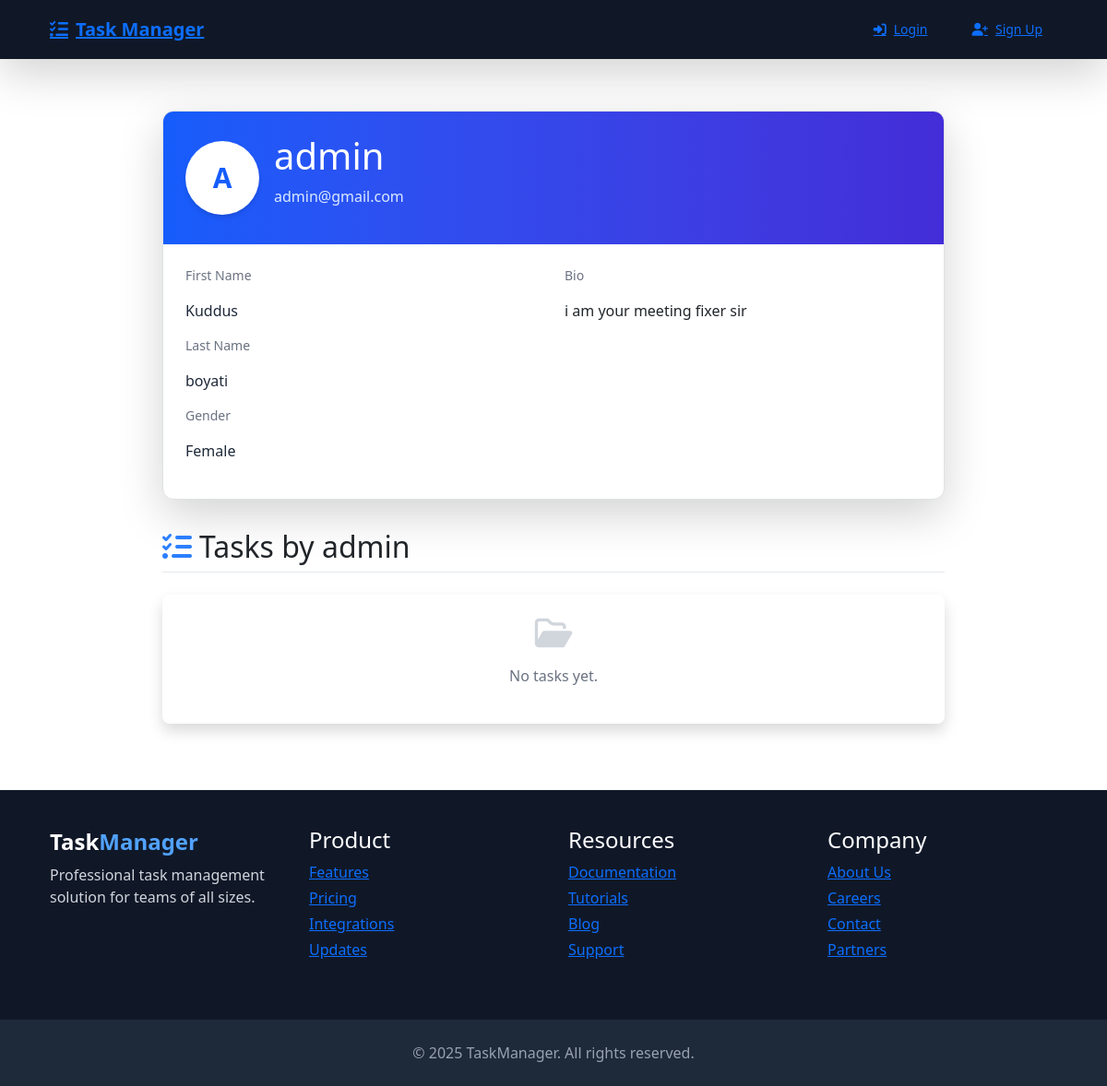
/accounts/profile/admin/, run on an earlier commit of the app's database.
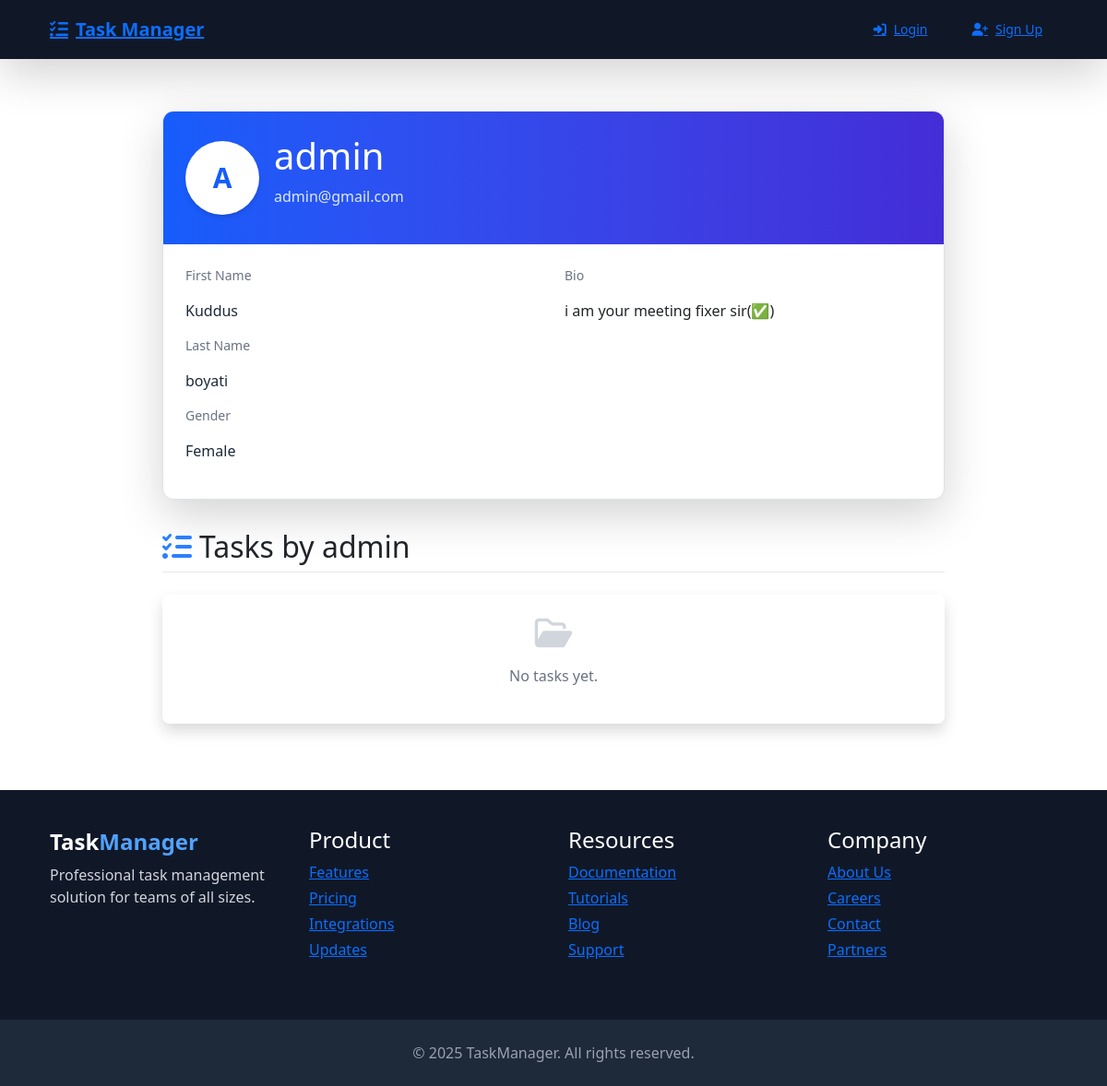
And on a later commit of the database.
### accounts/models.py (models this page shows, shortened)
class ProfileModel(models.Model):
    user = models.OneToOneField(User, on_delete=models.CASCADE, related_name='profile')
    first_name = models.CharField(max_length=50, blank=True)
    last_name = models.CharField(max_length=50, blank=True)
    position = models.CharField(max_length=2, choices=POSITION_CHOICES, blank=True)
    gender = models.CharField(max_length=1, choices=GENDER_CHOICES, blank=True)
    bio = models.TextField(default='this is bio', blank=True)

### accounts/views.py (the view)
# urls.py: path('profile/<slug:username>/', ProfileView.as_view(), name='profile'),
class ProfileView(DetailView):
    model = User  # Use the User model
    template_name = 'registration/profile.html'  # Use the profile.html template
    slug_field = 'username'  # Use the username as the slug field
    slug_url_kwarg = 'username'  # Use the username as the URL keyword argument
    context_object_name = 'profile_user'  # Use the username as the context object name
    def get_object(self):
        username = self.kwargs.get('username')
        return User.objects.get(username=username)
    def get_context_data(self, **kwargs):
        context = super().get_context_data(**kwargs)
        profile, created = ProfileModel.objects.get_or_create(user=self.object)
        context['profile'] = profile
        return context

### accounts/templates/registration/profile.html (shortened to what this page needs)
{% extends "base.html" %}
{% block content %}
<div class="max-w-4xl mx-auto px-4 py-8">
    <div class="bg-white rounded-xl shadow-lg overflow-hidden border border-gray-100">
        <div class="bg-gradient-to-r from-blue-600 to-indigo-700 p-6 text-white">
            <div class="flex items-center space-x-4">
                <div class="h-20 w-20 rounded-full bg-white flex items-center justify-center text-3xl font-bold text-blue-600 shadow-md">
                    {{ profile_user.username|first|upper }}
                </div>
                <div>
                    <h1 class="text-2xl font-bold">{{ profile_user.username }}</h1>
                    <p class="text-blue-100">{{ profile_user.email }}</p>
                </div>
            </div>
        </div>
        <div class="p-6 grid md:grid-cols-2 gap-6">
            <div class="space-y-4">
                <div>
                    <p class="text-sm font-medium text-gray-500">First Name</p>
                    <p class="text-gray-800">{{ profile.first_name|default:"Not set" }}</p>
                </div>
                <div>
                    <p class="text-sm font-medium text-gray-500">Last Name</p>
                    <p class="text-gray-800">{{ profile.last_name|default:"Not set" }}</p>
                </div>
                <div>
                    <p class="text-sm font-medium text-gray-500">Gender</p>
                    <p class="text-gray-800">{{ profile.get_gender_display|default:"Not specified" }}</p>
                </div>
            </div>
            <div>
                <div class="mb-4">
                    <p class="text-sm font-medium text-gray-500">Bio</p>
                    <p class="text-gray-800">{{ profile.bio|default:"No bio yet"|linebreaks }}</p>
                </div>
            </div>
        </div>
    </div>
    <div class="mt-8">
        <h2 class="text-xl font-semibold text-gray-800 mb-4 pb-2 border-b border-gray-200">
            <i class="fas fa-tasks mr-2 text-blue-500"></i>Tasks by {{ profile_user.username }}
        </h2>
        {% if tasks %}
        <div class="space-y-3">
            {% for task in tasks %}
            <div class="bg-white rounded-lg shadow p-4 border-l-4 {% if task.is_done %}border-green-500{% else %}border-orange-500{% endif %}">
                <div class="flex justify-between items-start">
                    <div>
                        <h3 class="font-medium text-gray-800">{{ task.title }}</h3>
                        <p class="text-sm text-gray-500 mt-1">{{ task.description|truncatechars:100 }}</p>
                    </div>
                    <span class="px-3 py-1 rounded-full text-xs font-medium {% if task.is_done %}bg-green-100 text-green-800{% else %}bg-orange-100 text-orange-800{% endif %}">
                        {{ task.is_done|yesno:"Done,Not Done" }}
                    </span>
                </div>
                {% if task.due_date %}
                <div class="mt-2 flex items-center text-sm text-gray-500">
                    <i class="far fa-calendar-alt mr-1"></i>
                    Due: {{ task.due_date|date:"M d, Y" }}
                </div>
                {% endif %}
            </div>
            {% endfor %}
        </div>
        {% else %}
        <div class="bg-white rounded-lg shadow p-6 text-center">
            <i class="far fa-folder-open text-4xl text-gray-300 mb-3"></i>
            <p class="text-gray-500">No tasks yet.</p>
        </div>
        {% endif %}
    </div>
</div>
{% endblock %}

What changed in the data, as far as the page shows it:
changed ProfileModel "Kuddus": bio "i am your meeting fixer sir" → "i am your meeting fixer sir(✅)"
